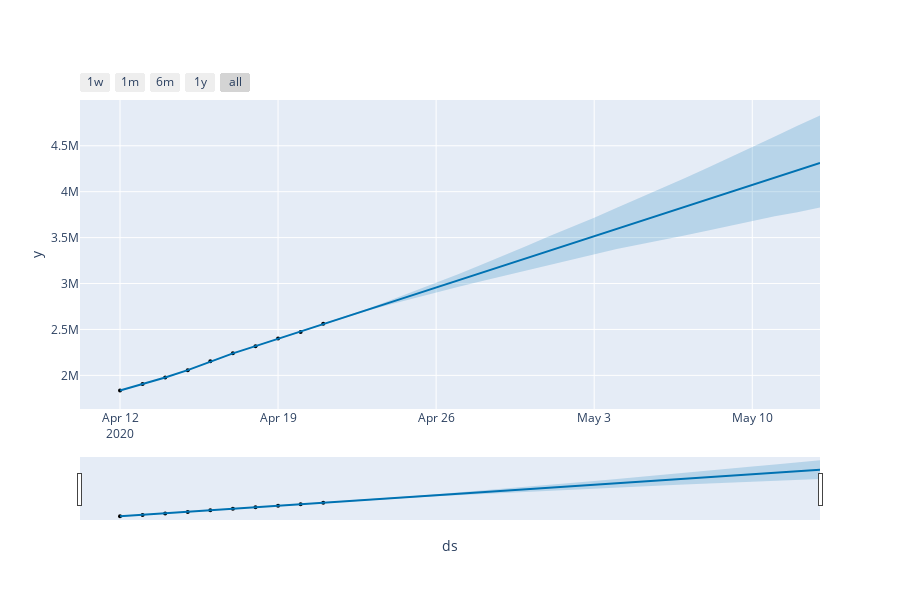

Notebook cell for this chart:
### Markdown cell above
Para poder ver los componentes del pronóstico, usaremos plot_plotly.

### Code cell
fig = plot_plotly(m, forecast)
py.iplot(fig) 
fig = m.plot(forecast,xlabel='Date',ylabel='Confirmed Count')
